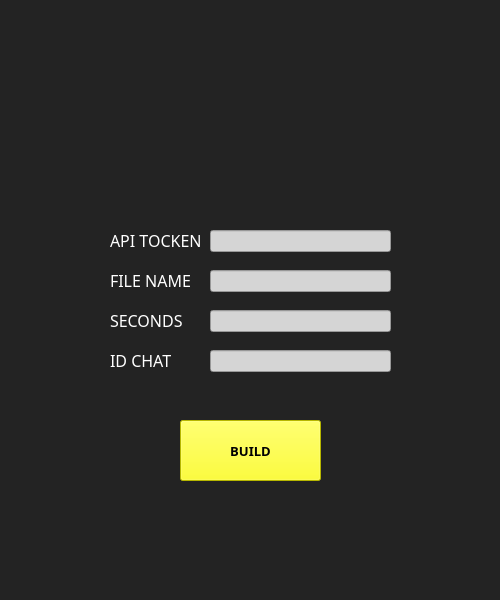
<?xml version="1.0" encoding="UTF-8"?>
<ui version="4.0">
 <class>MainWindow</class>
 <widget class="QMainWindow" name="MainWindow">
  <property name="geometry">
   <rect>
    <x>0</x>
    <y>0</y>
    <width>500</width>
    <height>600</height>
   </rect>
  </property>
  <property name="windowTitle">
   <string>InfoCat [Builder]</string>
  </property>
  <property name="styleSheet">
   <string notr="true">background-color: rgb(35, 35, 35);</string>
  </property>
  <widget class="QWidget" name="centralwidget">
   <widget class="QLabel" name="label_api">
    <property name="geometry">
     <rect>
      <x>110</x>
      <y>210</y>
      <width>101</width>
      <height>61</height>
     </rect>
    </property>
    <property name="font">
     <font>
      <family>Anson</family>
      <pointsize>12</pointsize>
      <weight>50</weight>
      <bold>false</bold>
     </font>
    </property>
    <property name="layoutDirection">
     <enum>Qt::LeftToRight</enum>
    </property>
    <property name="styleSheet">
     <string notr="true">color: rgb(255, 255, 255);</string>
    </property>
    <property name="text">
     <string>API TOCKEN</string>
    </property>
   </widget>
   <widget class="QLabel" name="label_id">
    <property name="geometry">
     <rect>
      <x>110</x>
      <y>330</y>
      <width>101</width>
      <height>61</height>
     </rect>
    </property>
    <property name="font">
     <font>
      <family>Anson</family>
      <pointsize>12</pointsize>
      <weight>50</weight>
      <bold>false</bold>
     </font>
    </property>
    <property name="layoutDirection">
     <enum>Qt::LeftToRight</enum>
    </property>
    <property name="styleSheet">
     <string notr="true">color: rgb(255, 255, 255);</string>
    </property>
    <property name="text">
     <string>ID CHAT</string>
    </property>
   </widget>
   <widget class="QLabel" name="label_filename">
    <property name="geometry">
     <rect>
      <x>110</x>
      <y>250</y>
      <width>101</width>
      <height>61</height>
     </rect>
    </property>
    <property name="font">
     <font>
      <family>Anson</family>
      <pointsize>12</pointsize>
      <weight>50</weight>
      <bold>false</bold>
     </font>
    </property>
    <property name="layoutDirection">
     <enum>Qt::LeftToRight</enum>
    </property>
    <property name="styleSheet">
     <string notr="true">color: rgb(255, 255, 255);</string>
    </property>
    <property name="text">
     <string>FILE NAME</string>
    </property>
   </widget>
   <widget class="QLabel" name="label_seconds">
    <property name="geometry">
     <rect>
      <x>110</x>
      <y>290</y>
      <width>101</width>
      <height>61</height>
     </rect>
    </property>
    <property name="font">
     <font>
      <family>Anson</family>
      <pointsize>12</pointsize>
      <weight>50</weight>
      <bold>false</bold>
     </font>
    </property>
    <property name="layoutDirection">
     <enum>Qt::LeftToRight</enum>
    </property>
    <property name="styleSheet">
     <string notr="true">color: rgb(255, 255, 255);</string>
    </property>
    <property name="text">
     <string>SECONDS</string>
    </property>
   </widget>
   <widget class="QLineEdit" name="lineEdit_api">
    <property name="geometry">
     <rect>
      <x>210</x>
      <y>230</y>
      <width>181</width>
      <height>22</height>
     </rect>
    </property>
    <property name="styleSheet">
     <string notr="true">background-color: rgb(213, 213, 213);</string>
    </property>
   </widget>
   <widget class="QLineEdit" name="lineEdit_filename">
    <property name="geometry">
     <rect>
      <x>210</x>
      <y>270</y>
      <width>181</width>
      <height>22</height>
     </rect>
    </property>
    <property name="styleSheet">
     <string notr="true">background-color: rgb(213, 213, 213);</string>
    </property>
   </widget>
   <widget class="QLineEdit" name="lineEdit_seconds">
    <property name="geometry">
     <rect>
      <x>210</x>
      <y>310</y>
      <width>181</width>
      <height>22</height>
     </rect>
    </property>
    <property name="styleSheet">
     <string notr="true">background-color: rgb(213, 213, 213);</string>
    </property>
   </widget>
   <widget class="QLineEdit" name="lineEdit_id">
    <property name="geometry">
     <rect>
      <x>210</x>
      <y>350</y>
      <width>181</width>
      <height>22</height>
     </rect>
    </property>
    <property name="styleSheet">
     <string notr="true">background-color: rgb(213, 213, 213);</string>
    </property>
   </widget>
   <widget class="QPushButton" name="Build">
    <property name="geometry">
     <rect>
      <x>180</x>
      <y>420</y>
      <width>141</width>
      <height>61</height>
     </rect>
    </property>
    <property name="font">
     <font>
      <family>ReSquare</family>
      <pointsize>10</pointsize>
      <weight>75</weight>
      <bold>true</bold>
     </font>
    </property>
    <property name="styleSheet">
     <string notr="true">background-color: rgb(255, 255, 0);</string>
    </property>
    <property name="text">
     <string>BUILD</string>
    </property>
   </widget>
   <widget class="QLabel" name="label">
    <property name="geometry">
     <rect>
      <x>0</x>
      <y>0</y>
      <width>501</width>
      <height>221</height>
     </rect>
    </property>
    <property name="text">
     <string/>
    </property>
    <property name="pixmap">
     <pixmap>../PyCharm/Project/infLogo.png</pixmap>
    </property>
   </widget>
  </widget>
 </widget>
 <resources/>
 <connections/>
</ui>
